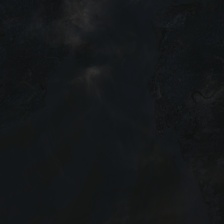
#> input picture data/preprocessed/factory_image.jpg, 224 x 224 px, found by its file name
$ python generate_normal_images.py
#> lines starting #> are read from the running program, lines starting #| are printed output that depends on the picture
import cv2
import numpy as np
import os

def generate_normal_images(base_image_path, output_dir, num_images=5):
    # Read base image
#> called with num_images = 5
    img = cv2.imread(base_image_path)
#> img is the input picture: shape (224, 224, 3); mean B, G, R 24.8, 22.9, 20.2
    if img is None:
        raise FileNotFoundError(f"Base image not found: {base_image_path}")

    os.makedirs(output_dir, exist_ok=True)

    # Generate variations with slight noise
    for i in range(num_images):
        # Add random brightness noise
        noise = np.random.uniform(-20, 20, img.shape).astype(np.float32)
        noisy_img = img.astype(np.float32) + noise
        noisy_img = np.clip(noisy_img, 0, 255).astype(np.uint8)

        # Save
        output_path = os.path.join(output_dir, f"normal{i+1}.jpg")
        cv2.imwrite(output_path, noisy_img)
        print(f"Saved: {output_path}")
#> this loop made 5 passes
#> pass 1, in generate_normal_images, `noisy_img = img.astype(np.float32) + noise`:
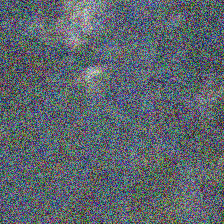
#> noisy_img: shape (224, 224, 3) float32; mean B, G, R 24.8, 22.8, 20.2; drawn with min black and max white
#> pass 2, in generate_normal_images, `noisy_img = img.astype(np.float32) + noise`:
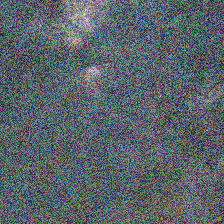
#> noisy_img: shape (224, 224, 3) float32; mean B, G, R 24.7, 23, 20.2; drawn with min black and max white

if __name__ == "__main__":
    base_image_path = "/Users/yashmandaviya/esca/esca-mvp/data/preprocessed/factory_image.jpg"
    output_dir = "/Users/yashmandaviya/esca/esca-mvp/data/train/normal"
    try:
        generate_normal_images(base_image_path, output_dir)
    except Exception as e:
        print(f"Error: {e}")

$ run again, with data/preprocessed/test_anomalous.jpg copied over data/preprocessed/factory_image.jpg
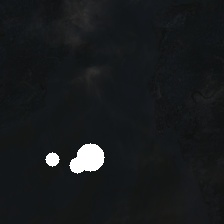
#> input picture data/preprocessed/test_anomalous.jpg, 224 x 224 px, found by its file name
#> in generate_normal_images, img is the input picture: shape (224, 224, 3); mean B, G, R 28.9, 27.1, 24.4
#> the loop in generate_normal_images, `for i in range(num_images):` made 5 passes
#> pass 1, in generate_normal_images, `noisy_img = img.astype(np.float32) + noise`:
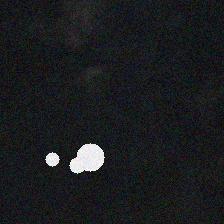
#> noisy_img: shape (224, 224, 3) float32; mean B, G, R 28.9, 26.9, 24.4; drawn with min black and max white
#> pass 2, in generate_normal_images, `noisy_img = img.astype(np.float32) + noise`:
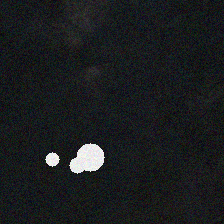
#> noisy_img: shape (224, 224, 3) float32; mean B, G, R 28.8, 27.1, 24.4; drawn with min black and max white
